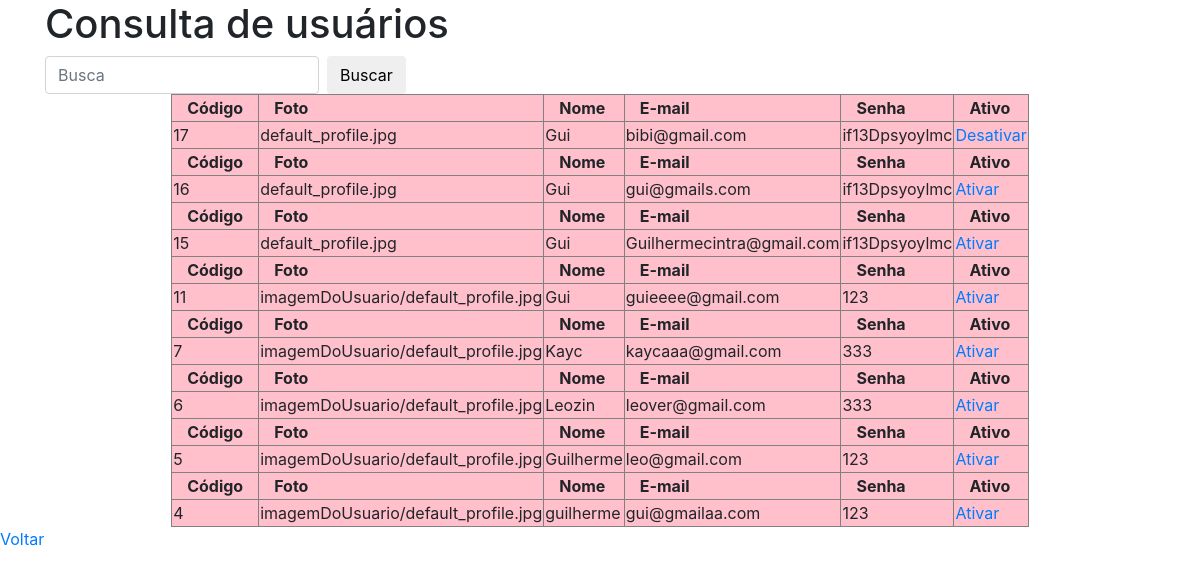
Page /php/listar_usuario.php on the earlier database version.
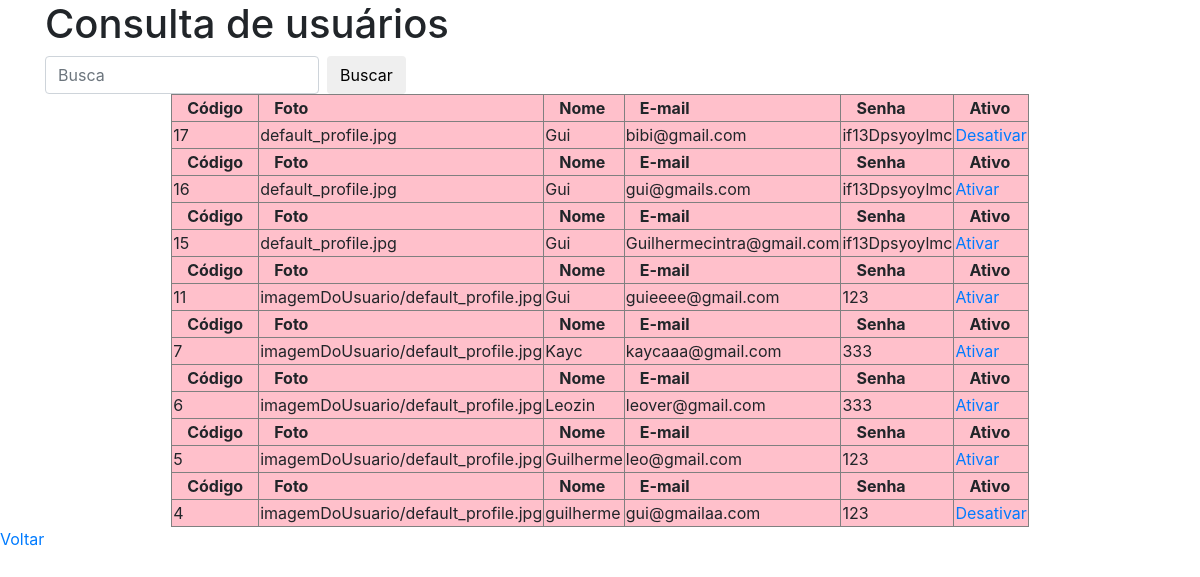
Same page on the later database version.
### tables this page shows
CREATE TABLE `usuarios` (
  `idUsuario` int(11) NOT NULL,
  `nomeUsuario` varchar(255) NOT NULL,
  `emailUsuario` varchar(255) NOT NULL,
  `senhaUsuario` varchar(255) NOT NULL,
  `imagemUsuario` varchar(255) DEFAULT 'default_profile.jpg',
  `ativo` tinyint(4) NOT NULL DEFAULT 1,
  `adm` tinyint(4) NOT NULL DEFAULT 0
);

### core/mysql.php (called while the page is built, shortened)
<?php
function buscar (string $entidade, array $campos = ['*'], array $criterio = [],
string $ordem = null) : array
{
    $retorno = false;
    $coringa_criterio = [];
    $instrucao = select($entidade, $campos, $coringa_criterio, $ordem);
    $conexao = conecta();
    $stmt = mysqli_prepare($conexao, $instrucao);
    mysqli_stmt_execute($stmt);
    if($result = mysqli_stmt_get_result($stmt)){
        $retorno = mysqli_fetch_all($result, MYSQLI_ASSOC);
    }
    $retorno = $retorno;
    return $retorno;
}
?>

### core/sql.php (called while the page is built, shortened)
<?php
 function select (string $entidade, array $campos, array $criterio = [],
 string $ordem = null) : string
 {
    $instrucao = "SELECT " . implode(', ' ,$campos);
    $instrucao .= " FROM {$entidade}";
    if(!empty($ordem)) {
        $instrucao .= " ORDER BY $ordem ";
    }
    return $instrucao;
 }
?>

### php/listar_usuario.php (the view, shortened to what this page needs)
<!DOCTYPE html>
<html lang="en">
<head>
    <link rel="stylesheet" href="https://stackpath.bootstrapcdn.com/bootstrap/4.1.3/css/bootstrap.min.css">
</head>
<body>
    <?php
        require_once '../core/sql.php';
        require_once '../core/mysql.php';
        $criterio = [];
        $result = buscar(
            'usuarios',
            [
                'idUsuario',
                'imagemUsuario',
                'nomeUsuario',
                'emailUsuario',
                'senhaUsuario',
                'ativo',
                'adm'
            ],
            $criterio,
            'idUsuario DESC'
        );
    ?>
    <div class="container">
    <h1>Consulta de usuários</h1>
    <form class="form-inline my-2 my-lg-0" method='get' action=' '>
    <input class="form-control mr-sm-2" type="search" name='busca'
        placeholder="Busca" arial-label="Busca">
    <button class="btn btn-outline-sucess my-2 my-sm-0"
        type="submit">Buscar</button>
    </form>
    <table align="center" border="1" width="500" bgcolor="pink">
        <thead>
            <?php
            foreach($result as $entidade):
        ?>
        <tr>
            <th class="col">Código</th>
            <th class="col">Foto</th>
            <th class="col">Nome</th>
            <th class="col">E-mail</th>
            <th class="col">Senha</th>
            <th class="col">Ativo</th>
            </tr>
        </thead>
        <tbody>
                <td><?php echo $entidade['idUsuario'] ?></td>
                <td><?php echo $entidade['imagemUsuario'] ?></td>
                <td><?php echo $entidade['nomeUsuario'] ?></td>
                <td><?php echo $entidade['emailUsuario'] ?></td>
                <td><?php echo $entidade['senhaUsuario'] ?></td>
                <td><a href='../core/usuario_repositorio.php?acao=status&idUsuario=<?php echo $entidade['idUsuario']?> &valor=<?php echo !$entidade['ativo']?>'><?php echo ($entidade['ativo']==1)  ? 'Desativar' : 'Ativar'; ?> </a></td>
            <?php endforeach ?>
        </tbody>
    </table>
    </div>
    <div>
    <a href="cadastro_usuario.html">Voltar</a>
    </div>
</body>
</html>

Differences in the rows shown:
changed usuarios "guilherme": ativo "Ativar" → "Desativar"
